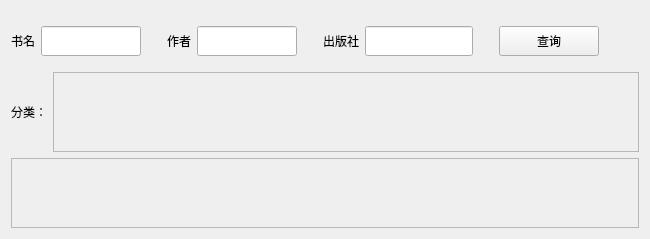
        <widget class="QWidget" name="book_search_page">
         <layout class="QHBoxLayout" name="horizontalLayout_11">
          <item>
           <layout class="QVBoxLayout" name="verticalLayout_4">
            <item>
             <spacer name="verticalSpacer_9">
              <property name="orientation">
               <enum>Qt::Vertical</enum>
              </property>
              <property name="sizeType">
               <enum>QSizePolicy::Fixed</enum>
              </property>
              <property name="sizeHint" stdset="0">
               <size>
                <width>20</width>
                <height>10</height>
               </size>
              </property>
             </spacer>
            </item>
            <item>
             <layout class="QHBoxLayout" name="horizontalLayout_13">
              <item>
               <widget class="QLabel" name="booknamelabel">
                <property name="text">
                 <string>书名</string>
                </property>
               </widget>
              </item>
              <item>
               <widget class="QLineEdit" name="booknameEdit">
                <property name="sizePolicy">
                 <sizepolicy hsizetype="Fixed" vsizetype="Fixed">
                  <horstretch>0</horstretch>
                  <verstretch>0</verstretch>
                 </sizepolicy>
                </property>
                <property name="maximumSize">
                 <size>
                  <width>100</width>
                  <height>30</height>
                 </size>
                </property>
                <property name="text">
                 <string/>
                </property>
               </widget>
              </item>
              <item>
               <spacer name="horizontalSpacer_19">
                <property name="orientation">
                 <enum>Qt::Horizontal</enum>
                </property>
                <property name="sizeType">
                 <enum>QSizePolicy::Fixed</enum>
                </property>
                <property name="sizeHint" stdset="0">
                 <size>
                  <width>20</width>
                  <height>40</height>
                 </size>
                </property>
               </spacer>
              </item>
              <item>
               <widget class="QLabel" name="authorlabel">
                <property name="text">
                 <string>作者</string>
                </property>
               </widget>
              </item>
              <item>
               <widget class="QLineEdit" name="authorEdit">
                <property name="sizePolicy">
                 <sizepolicy hsizetype="Fixed" vsizetype="Fixed">
                  <horstretch>0</horstretch>
                  <verstretch>0</verstretch>
                 </sizepolicy>
                </property>
                <property name="maximumSize">
                 <size>
                  <width>100</width>
                  <height>30</height>
                 </size>
                </property>
               </widget>
              </item>
              <item>
               <spacer name="horizontalSpacer_20">
                <property name="orientation">
                 <enum>Qt::Horizontal</enum>
                </property>
                <property name="sizeType">
                 <enum>QSizePolicy::Fixed</enum>
                </property>
                <property name="sizeHint" stdset="0">
                 <size>
                  <width>20</width>
                  <height>20</height>
                 </size>
                </property>
               </spacer>
              </item>
              <item>
               <widget class="QLabel" name="presslabel">
                <property name="text">
                 <string>出版社</string>
                </property>
               </widget>
              </item>
              <item>
               <widget class="QLineEdit" name="pressEdit">
                <property name="sizePolicy">
                 <sizepolicy hsizetype="Fixed" vsizetype="Fixed">
                  <horstretch>0</horstretch>
                  <verstretch>0</verstretch>
                 </sizepolicy>
                </property>
                <property name="maximumSize">
                 <size>
                  <width>150</width>
                  <height>30</height>
                 </size>
                </property>
               </widget>
              </item>
              <item>
               <spacer name="horizontalSpacer_21">
                <property name="orientation">
                 <enum>Qt::Horizontal</enum>
                </property>
                <property name="sizeType">
                 <enum>QSizePolicy::Fixed</enum>
                </property>
                <property name="sizeHint" stdset="0">
                 <size>
                  <width>20</width>
                  <height>20</height>
                 </size>
                </property>
               </spacer>
              </item>
              <item>
               <widget class="QPushButton" name="search_button">
                <property name="minimumSize">
                 <size>
                  <width>100</width>
                  <height>30</height>
                 </size>
                </property>
                <property name="text">
                 <string>查询</string>
                </property>
               </widget>
              </item>
              <item>
               <spacer name="horizontalSpacer_23">
                <property name="orientation">
                 <enum>Qt::Horizontal</enum>
                </property>
                <property name="sizeHint" stdset="0">
                 <size>
                  <width>40</width>
                  <height>20</height>
                 </size>
                </property>
               </spacer>
              </item>
             </layout>
            </item>
            <item>
             <spacer name="verticalSpacer_10">
              <property name="orientation">
               <enum>Qt::Vertical</enum>
              </property>
              <property name="sizeType">
               <enum>QSizePolicy::Fixed</enum>
              </property>
              <property name="sizeHint" stdset="0">
               <size>
                <width>20</width>
                <height>5</height>
               </size>
              </property>
             </spacer>
            </item>
            <item>
             <layout class="QHBoxLayout" name="horizontalLayout_10">
              <property name="sizeConstraint">
               <enum>QLayout::SetFixedSize</enum>
              </property>
              <item>
               <widget class="QLabel" name="classifylabel">
                <property name="text">
                 <string>分类：</string>
                </property>
               </widget>
              </item>
              <item>
               <widget class="QScrollArea" name="bookclass_scrollArea">
                <property name="sizePolicy">
                 <sizepolicy hsizetype="Expanding" vsizetype="Fixed">
                  <horstretch>0</horstretch>
                  <verstretch>0</verstretch>
                 </sizepolicy>
                </property>
                <property name="minimumSize">
                 <size>
                  <width>0</width>
                  <height>80</height>
                 </size>
                </property>
                <property name="maximumSize">
                 <size>
                  <width>16777215</width>
                  <height>80</height>
                 </size>
                </property>
                <property name="verticalScrollBarPolicy">
                 <enum>Qt::ScrollBarAlwaysOff</enum>
                </property>
                <property name="horizontalScrollBarPolicy">
                 <enum>Qt::ScrollBarAsNeeded</enum>
                </property>
                <property name="sizeAdjustPolicy">
                 <enum>QAbstractScrollArea::AdjustToContents</enum>
                </property>
                <property name="widgetResizable">
                 <bool>true</bool>
                </property>
                <property name="alignment">
                 <set>Qt::AlignBottom|Qt::AlignLeading|Qt::AlignLeft</set>
                </property>
                <widget class="QWidget" name="bookclass_WidgetContents">
                 <property name="geometry">
                  <rect>
                   <x>0</x>
                   <y>0</y>
                   <width>910</width>
                   <height>78</height>
                  </rect>
                 </property>
                 <layout class="QHBoxLayout" name="horizontalLayout_17"/>
                </widget>
               </widget>
              </item>
             </layout>
            </item>
            <item>
             <widget class="QScrollArea" name="bookview_scrollArea">
              <property name="horizontalScrollBarPolicy">
               <enum>Qt::ScrollBarAlwaysOff</enum>
              </property>
              <property name="widgetResizable">
               <bool>true</bool>
              </property>
              <widget class="QWidget" name="bookview_WidgetContents">
               <property name="geometry">
                <rect>
                 <x>0</x>
                 <y>0</y>
                 <width>964</width>
                 <height>574</height>
                </rect>
               </property>
               <layout class="QGridLayout" name="gridLayout"/>
              </widget>
             </widget>
            </item>
           </layout>
          </item>
         </layout>
        </widget>
